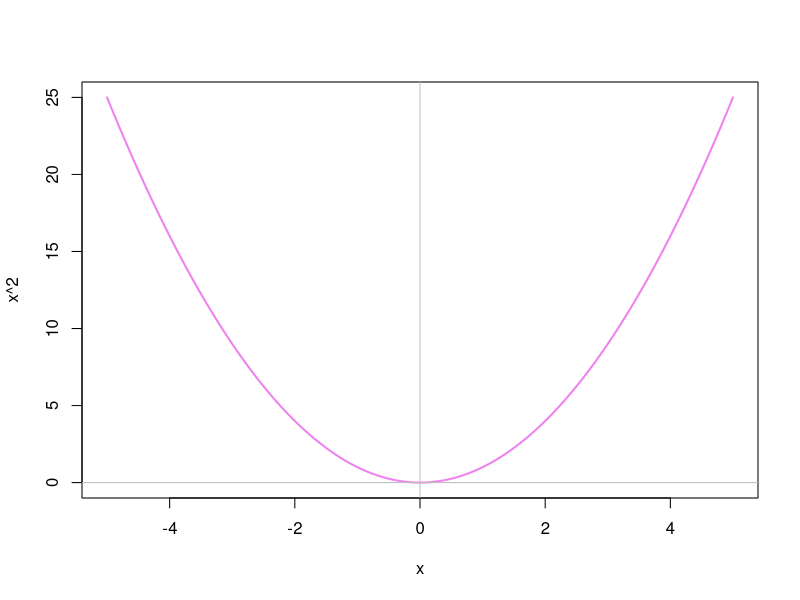

Generate this figure with R:
## ---- chunk 1
(1*2^14)+(1*2^13)+(1*2^12)+(1*2^11)+(1*2^10)+(1*2^9)+(1*2^8)+(1*2^7)+(1*2^6)+(1*2^5)+(1*2^4)+(1*2^3)+(1*2^2)+(1*2^1)+(1*2^0)
## ---- chunk 2
curve(x^2, from = -5, to = 5, col = "violet", lwd = 2)
abline(h=0, v=0, col="gray")
